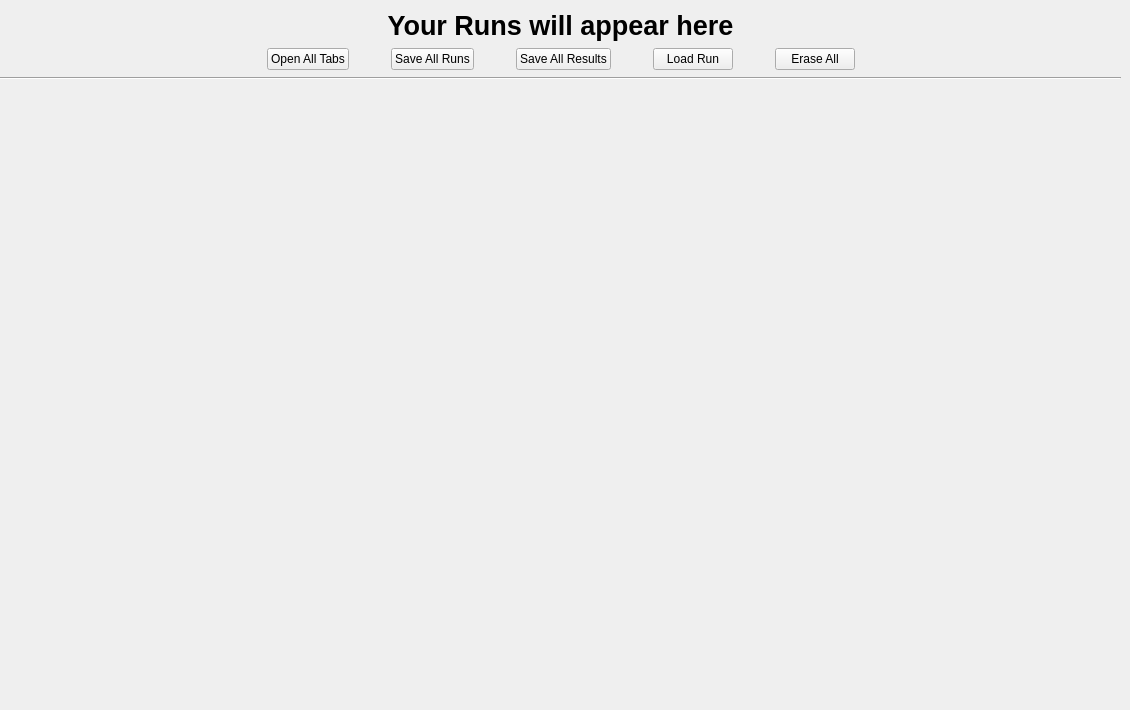
  <widget class="QWidget" name="results_tab">
   <attribute name="title">
    <string>Run History</string>
   </attribute>
   <widget class="QWidget" name="verticalLayoutWidget_2">
    <property name="geometry">
     <rect>
      <x>0</x>
      <y>0</y>
      <width>1121</width>
      <height>701</height>
     </rect>
    </property>
    <layout class="QVBoxLayout" name="history_layout">
     <property name="spacing">
      <number>7</number>
     </property>
     <property name="sizeConstraint">
      <enum>QLayout::SetDefaultConstraint</enum>
     </property>
     <property name="topMargin">
      <number>10</number>
     </property>
     <item>
      <widget class="QLabel" name="label_3">
       <property name="font">
        <font>
         <pointsize>18</pointsize>
         <weight>75</weight>
         <bold>true</bold>
        </font>
       </property>
       <property name="text">
        <string>&lt;html&gt;&lt;head/&gt;&lt;body&gt;&lt;p&gt;&lt;span style=&quot; font-size:20pt;&quot;&gt;Your Runs will appear here&lt;/span&gt;&lt;/p&gt;&lt;/body&gt;&lt;/html&gt;</string>
       </property>
       <property name="textFormat">
        <enum>Qt::AutoText</enum>
       </property>
       <property name="scaledContents">
        <bool>false</bool>
       </property>
       <property name="alignment">
        <set>Qt::AlignCenter</set>
       </property>
      </widget>
     </item>
     <item>
      <layout class="QHBoxLayout" name="horizontalLayout">
       <property name="spacing">
        <number>42</number>
       </property>
       <item>
        <spacer name="horizontalSpacer">
         <property name="orientation">
          <enum>Qt::Horizontal</enum>
         </property>
         <property name="sizeHint" stdset="0">
          <size>
           <width>40</width>
           <height>20</height>
          </size>
         </property>
        </spacer>
       </item>
       <item>
        <widget class="QPushButton" name="open_all_tabs">
         <property name="enabled">
          <bool>true</bool>
         </property>
         <property name="text">
          <string>Open All Tabs</string>
         </property>
        </widget>
       </item>
       <item>
        <widget class="QPushButton" name="save_all_runs">
         <property name="enabled">
          <bool>true</bool>
         </property>
         <property name="text">
          <string>Save All Runs</string>
         </property>
        </widget>
       </item>
       <item>
        <widget class="QPushButton" name="save_all_results">
         <property name="enabled">
          <bool>true</bool>
         </property>
         <property name="text">
          <string>Save All Results</string>
         </property>
        </widget>
       </item>
       <item>
        <widget class="QPushButton" name="load_run">
         <property name="enabled">
          <bool>true</bool>
         </property>
         <property name="text">
          <string>Load Run</string>
         </property>
        </widget>
       </item>
       <item>
        <widget class="QPushButton" name="erase_all_runs">
         <property name="text">
          <string>Erase All</string>
         </property>
        </widget>
       </item>
       <item>
        <spacer name="horizontalSpacer_3">
         <property name="orientation">
          <enum>Qt::Horizontal</enum>
         </property>
         <property name="sizeHint" stdset="0">
          <size>
           <width>40</width>
           <height>20</height>
          </size>
         </property>
        </spacer>
       </item>
      </layout>
     </item>
     <item>
      <widget class="Line" name="line">
       <property name="orientation">
        <enum>Qt::Horizontal</enum>
       </property>
      </widget>
     </item>
     <item>
      <spacer name="verticalSpacer">
       <property name="orientation">
        <enum>Qt::Vertical</enum>
       </property>
       <property name="sizeHint" stdset="0">
        <size>
         <width>20</width>
         <height>40</height>
        </size>
       </property>
      </spacer>
     </item>
    </layout>
   </widget>
  </widget>
